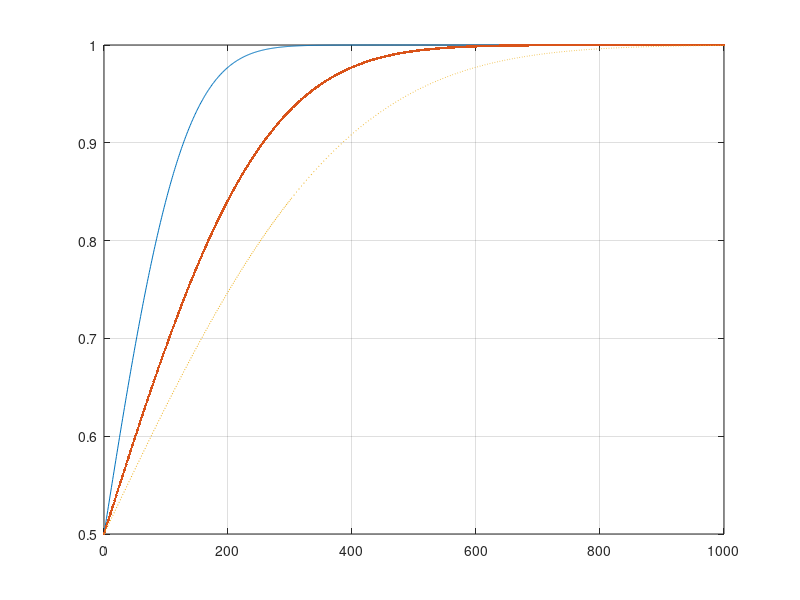

Reproduce this figure in MATLAB.
clear all 
k=0:1:1000;
E =0;
SIGMA =100;
X1= normcdf(k,E,SIGMA);
SIGMA =200;
X2= normcdf(k,E,SIGMA);
SIGMA =300;
X3= normcdf(k,E,SIGMA);
plot(k,X1, k,X2,'.', k,X3,':')
grid on
